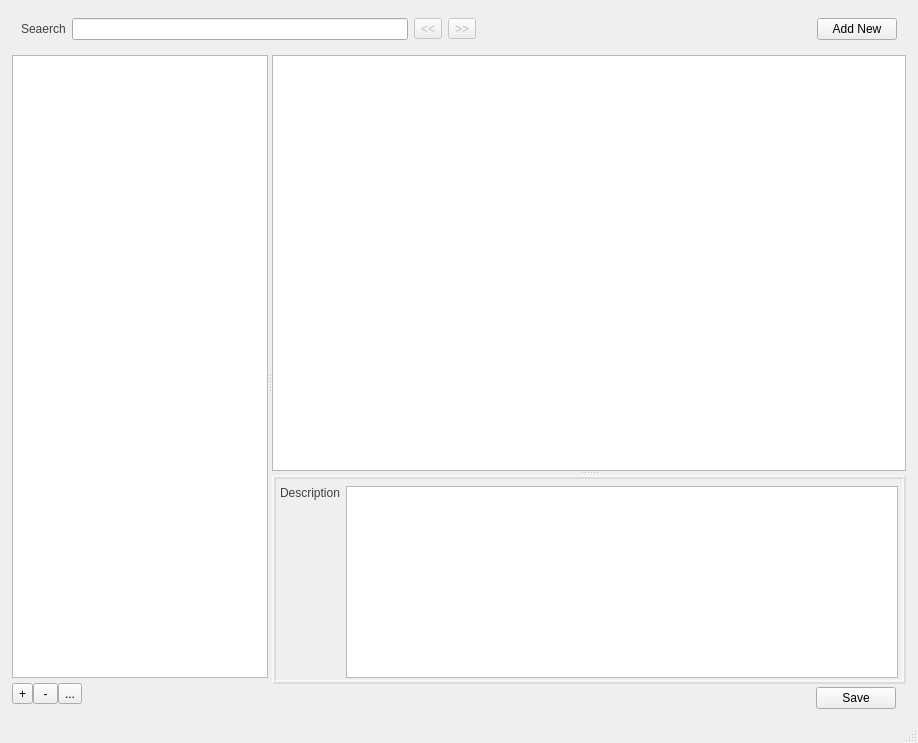
<?xml version="1.0" encoding="UTF-8"?>
<ui version="4.0">
 <class>MainWindow</class>
 <widget class="QMainWindow" name="MainWindow">
  <property name="geometry">
   <rect>
    <x>0</x>
    <y>0</y>
    <width>918</width>
    <height>743</height>
   </rect>
  </property>
  <property name="sizeIncrement">
   <size>
    <width>0</width>
    <height>0</height>
   </size>
  </property>
  <property name="windowTitle">
   <string>Excel View as Catalog</string>
  </property>
  <widget class="QWidget" name="centralwidget">
   <property name="sizePolicy">
    <sizepolicy hsizetype="Maximum" vsizetype="Maximum">
     <horstretch>1</horstretch>
     <verstretch>0</verstretch>
    </sizepolicy>
   </property>
   <layout class="QVBoxLayout" name="verticalLayout">
    <property name="leftMargin">
     <number>12</number>
    </property>
    <property name="rightMargin">
     <number>12</number>
    </property>
    <property name="bottomMargin">
     <number>12</number>
    </property>
    <item>
     <widget class="QFrame" name="top_frame">
      <property name="enabled">
       <bool>true</bool>
      </property>
      <property name="sizePolicy">
       <sizepolicy hsizetype="Preferred" vsizetype="Fixed">
        <horstretch>0</horstretch>
        <verstretch>0</verstretch>
       </sizepolicy>
      </property>
      <property name="minimumSize">
       <size>
        <width>0</width>
        <height>40</height>
       </size>
      </property>
      <layout class="QGridLayout" name="gridLayout_5">
       <item row="0" column="3">
        <widget class="QToolButton" name="search_fwd_btn">
         <property name="enabled">
          <bool>false</bool>
         </property>
         <property name="minimumSize">
          <size>
           <width>0</width>
           <height>0</height>
          </size>
         </property>
         <property name="text">
          <string>&gt;&gt;</string>
         </property>
        </widget>
       </item>
       <item row="0" column="4">
        <spacer name="horizontalSpacer">
         <property name="orientation">
          <enum>Qt::Horizontal</enum>
         </property>
         <property name="sizeHint" stdset="0">
          <size>
           <width>40</width>
           <height>20</height>
          </size>
         </property>
        </spacer>
       </item>
       <item row="0" column="0">
        <widget class="QLabel" name="search_lbl">
         <property name="sizePolicy">
          <sizepolicy hsizetype="Preferred" vsizetype="Fixed">
           <horstretch>0</horstretch>
           <verstretch>0</verstretch>
          </sizepolicy>
         </property>
         <property name="styleSheet">
          <string notr="true">color:rgb(63, 65, 66)</string>
         </property>
         <property name="text">
          <string>Seaerch</string>
         </property>
        </widget>
       </item>
       <item row="0" column="1">
        <widget class="QLineEdit" name="search_in"/>
       </item>
       <item row="0" column="5">
        <widget class="QPushButton" name="add_btn">
         <property name="text">
          <string>Add New</string>
         </property>
        </widget>
       </item>
       <item row="0" column="2">
        <widget class="QToolButton" name="search_bwd_btn">
         <property name="enabled">
          <bool>false</bool>
         </property>
         <property name="text">
          <string>&lt;&lt;</string>
         </property>
        </widget>
       </item>
      </layout>
     </widget>
    </item>
    <item>
     <layout class="QVBoxLayout" name="main_ly">
      <item>
       <widget class="QSplitter" name="selector_splt">
        <property name="sizePolicy">
         <sizepolicy hsizetype="Expanding" vsizetype="Preferred">
          <horstretch>0</horstretch>
          <verstretch>0</verstretch>
         </sizepolicy>
        </property>
        <property name="orientation">
         <enum>Qt::Horizontal</enum>
        </property>
        <property name="childrenCollapsible">
         <bool>true</bool>
        </property>
        <widget class="QWidget" name="layoutWidget">
         <layout class="QVBoxLayout" name="selector_fr" stretch="0,0">
          <property name="spacing">
           <number>0</number>
          </property>
          <property name="leftMargin">
           <number>0</number>
          </property>
          <item>
           <widget class="QTreeWidget" name="selector_view">
            <property name="sizePolicy">
             <sizepolicy hsizetype="Preferred" vsizetype="Expanding">
              <horstretch>0</horstretch>
              <verstretch>0</verstretch>
             </sizepolicy>
            </property>
            <property name="maximumSize">
             <size>
              <width>16777215</width>
              <height>16777212</height>
             </size>
            </property>
            <property name="wordWrap">
             <bool>true</bool>
            </property>
            <property name="columnCount">
             <number>1</number>
            </property>
            <attribute name="headerVisible">
             <bool>false</bool>
            </attribute>
            <column>
             <property name="text">
              <string notr="true">1</string>
             </property>
            </column>
           </widget>
          </item>
          <item>
           <layout class="QGridLayout" name="selecto_actions" columnstretch="0,0,0,0">
            <property name="leftMargin">
             <number>0</number>
            </property>
            <property name="topMargin">
             <number>5</number>
            </property>
            <property name="rightMargin">
             <number>0</number>
            </property>
            <property name="bottomMargin">
             <number>5</number>
            </property>
            <item row="0" column="1">
             <widget class="QToolButton" name="toolButton_5">
              <property name="text">
               <string> - </string>
              </property>
             </widget>
            </item>
            <item row="0" column="0">
             <widget class="QToolButton" name="toolButton_4">
              <property name="text">
               <string>+</string>
              </property>
             </widget>
            </item>
            <item row="0" column="2">
             <widget class="QToolButton" name="toolButton_6">
              <property name="text">
               <string>...</string>
              </property>
             </widget>
            </item>
            <item row="0" column="3">
             <spacer name="horizontalSpacer_3">
              <property name="orientation">
               <enum>Qt::Horizontal</enum>
              </property>
              <property name="sizeHint" stdset="0">
               <size>
                <width>40</width>
                <height>20</height>
               </size>
              </property>
             </spacer>
            </item>
           </layout>
          </item>
         </layout>
        </widget>
        <widget class="QSplitter" name="data_fr">
         <property name="sizePolicy">
          <sizepolicy hsizetype="Preferred" vsizetype="Expanding">
           <horstretch>1</horstretch>
           <verstretch>0</verstretch>
          </sizepolicy>
         </property>
         <property name="styleSheet">
          <string notr="true">#descr_fr {border: 4px ridge rgba(200, 200, 200, 0.5);
margin-bottom: 2px;}</string>
         </property>
         <property name="orientation">
          <enum>Qt::Vertical</enum>
         </property>
         <widget class="QTableView" name="tableView">
          <property name="sizePolicy">
           <sizepolicy hsizetype="Expanding" vsizetype="Preferred">
            <horstretch>0</horstretch>
            <verstretch>1</verstretch>
           </sizepolicy>
          </property>
          <property name="acceptDrops">
           <bool>false</bool>
          </property>
          <property name="styleSheet">
           <string notr="true"/>
          </property>
          <property name="sizeAdjustPolicy">
           <enum>QAbstractScrollArea::AdjustToContents</enum>
          </property>
          <property name="selectionMode">
           <enum>QAbstractItemView::SingleSelection</enum>
          </property>
          <property name="sortingEnabled">
           <bool>true</bool>
          </property>
          <attribute name="horizontalHeaderShowSortIndicator" stdset="0">
           <bool>true</bool>
          </attribute>
          <attribute name="horizontalHeaderStretchLastSection">
           <bool>true</bool>
          </attribute>
          <attribute name="verticalHeaderVisible">
           <bool>false</bool>
          </attribute>
         </widget>
         <widget class="QWidget" name="layoutWidget">
          <layout class="QVBoxLayout" name="verticalLayout_2" stretch="0,0">
           <property name="spacing">
            <number>0</number>
           </property>
           <property name="rightMargin">
            <number>0</number>
           </property>
           <item>
            <widget class="QGroupBox" name="descr_fr">
             <property name="baseSize">
              <size>
               <width>0</width>
               <height>0</height>
              </size>
             </property>
             <property name="autoFillBackground">
              <bool>false</bool>
             </property>
             <property name="styleSheet">
              <string notr="true"/>
             </property>
             <property name="title">
              <string/>
             </property>
             <property name="flat">
              <bool>false</bool>
             </property>
             <property name="checkable">
              <bool>false</bool>
             </property>
             <layout class="QGridLayout" name="descr_layout" columnstretch="0,1">
              <property name="leftMargin">
               <number>5</number>
              </property>
              <property name="topMargin">
               <number>5</number>
              </property>
              <property name="rightMargin">
               <number>5</number>
              </property>
              <property name="bottomMargin">
               <number>5</number>
              </property>
              <item row="0" column="1">
               <widget class="QPlainTextEdit" name="descr_text">
                <property name="styleSheet">
                 <string notr="true"/>
                </property>
               </widget>
              </item>
              <item row="0" column="0">
               <widget class="QLabel" name="descr_label">
                <property name="sizePolicy">
                 <sizepolicy hsizetype="Preferred" vsizetype="Preferred">
                  <horstretch>0</horstretch>
                  <verstretch>0</verstretch>
                 </sizepolicy>
                </property>
                <property name="styleSheet">
                 <string notr="true">color:rgb(63, 65, 66)</string>
                </property>
                <property name="text">
                 <string>Description</string>
                </property>
                <property name="alignment">
                 <set>Qt::AlignLeading|Qt::AlignLeft|Qt::AlignTop</set>
                </property>
                <property name="margin">
                 <number>10</number>
                </property>
                <property name="indent">
                 <number>0</number>
                </property>
                <property name="openExternalLinks">
                 <bool>false</bool>
                </property>
                <property name="textInteractionFlags">
                 <set>Qt::NoTextInteraction</set>
                </property>
               </widget>
              </item>
             </layout>
            </widget>
           </item>
           <item>
            <layout class="QGridLayout" name="gridLayout" rowstretch="0" columnstretch="1,0">
             <property name="sizeConstraint">
              <enum>QLayout::SetDefaultConstraint</enum>
             </property>
             <property name="topMargin">
              <number>1</number>
             </property>
             <property name="rightMargin">
              <number>10</number>
             </property>
             <property name="bottomMargin">
              <number>0</number>
             </property>
             <property name="verticalSpacing">
              <number>-1</number>
             </property>
             <item row="0" column="0">
              <spacer name="horizontalSpacer_2">
               <property name="orientation">
                <enum>Qt::Horizontal</enum>
               </property>
               <property name="sizeHint" stdset="0">
                <size>
                 <width>40</width>
                 <height>20</height>
                </size>
               </property>
              </spacer>
             </item>
             <item row="0" column="1">
              <widget class="QPushButton" name="save_btn">
               <property name="text">
                <string>Save</string>
               </property>
              </widget>
             </item>
            </layout>
           </item>
          </layout>
         </widget>
        </widget>
       </widget>
      </item>
     </layout>
    </item>
   </layout>
  </widget>
  <widget class="QMenuBar" name="menubar">
   <property name="geometry">
    <rect>
     <x>0</x>
     <y>0</y>
     <width>918</width>
     <height>24</height>
    </rect>
   </property>
  </widget>
  <widget class="QStatusBar" name="statusbar">
   <property name="sizeIncrement">
    <size>
     <width>0</width>
     <height>0</height>
    </size>
   </property>
   <property name="font">
    <font>
     <pointsize>10</pointsize>
    </font>
   </property>
   <property name="autoFillBackground">
    <bool>true</bool>
   </property>
  </widget>
 </widget>
 <resources/>
 <connections>
  <connection>
   <sender>search_in</sender>
   <signal>textChanged(QString)</signal>
   <receiver>search_in</receiver>
   <slot>copy()</slot>
   <hints>
    <hint type="sourcelabel">
     <x>239</x>
     <y>55</y>
    </hint>
    <hint type="destinationlabel">
     <x>239</x>
     <y>55</y>
    </hint>
   </hints>
  </connection>
 </connections>
</ui>
